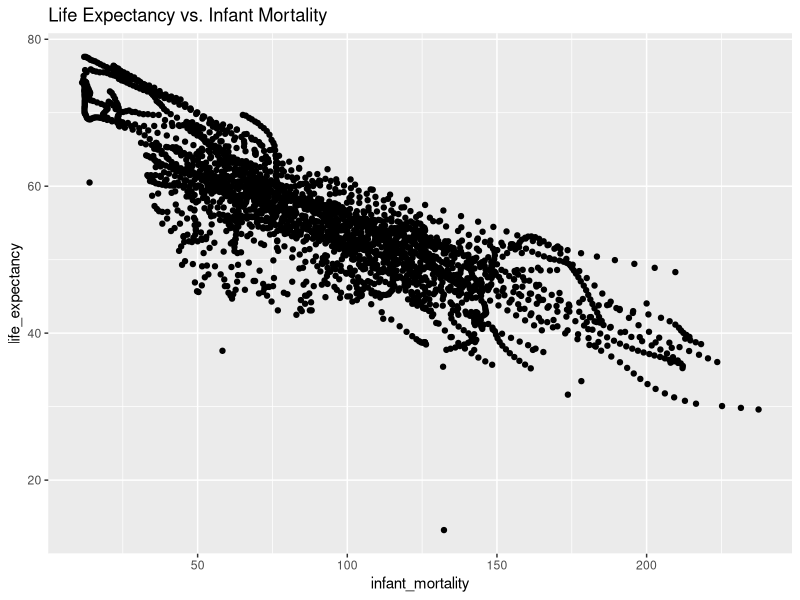
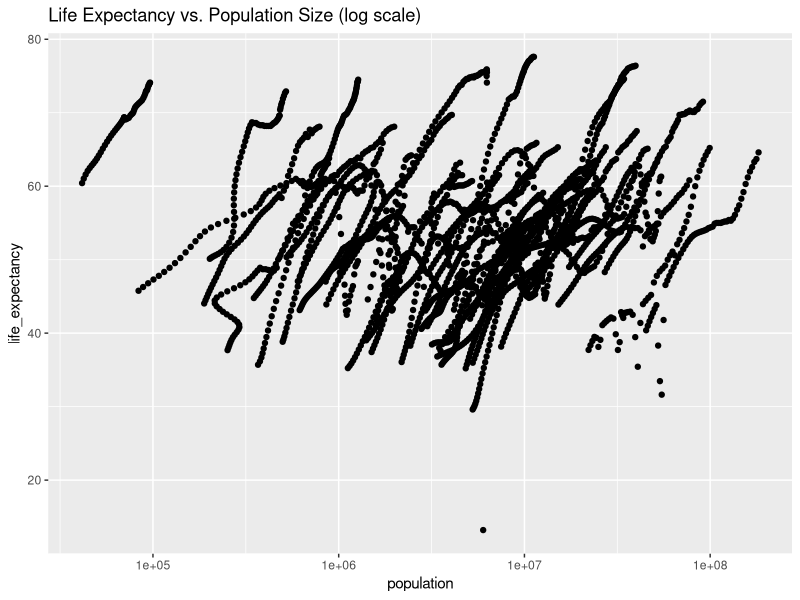
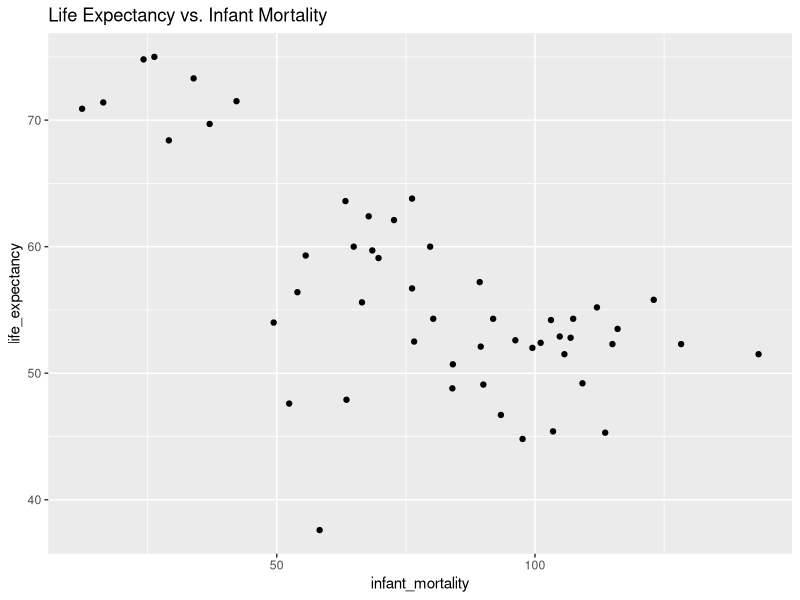
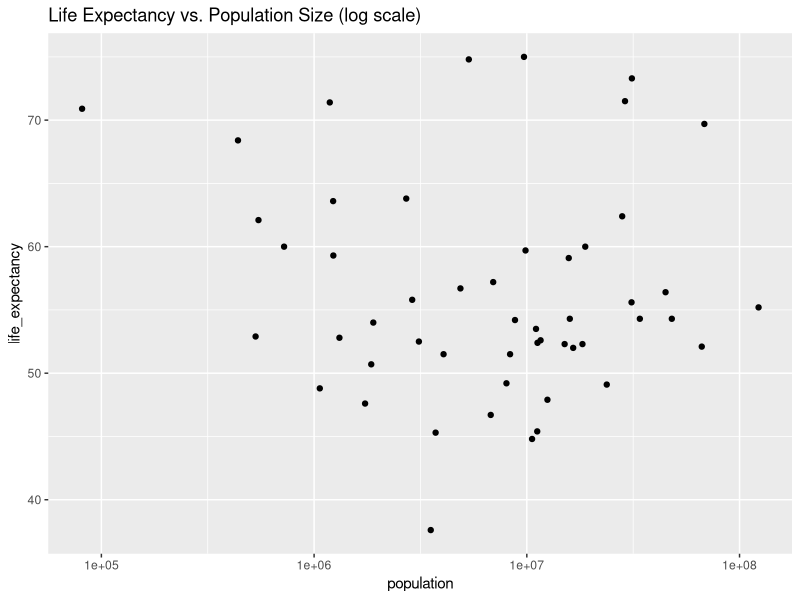

These charts were generated, in order, by the following R code:
## ---- chunk 1
#load dslabs package and tidyverse
library(dslabs)
library(tidyverse)
#look at help file for gapminder data
help(gapminder)
#get an overview of data structure
str(gapminder)
#get a summary of data 
summary(gapminder)
#determine the type of object gapminder is
class(gapminder)
## ---- chunk 2
#create the object with only African countries
african_countries <- gapminder[gapminder$continent == "Africa", ]
#check the structure and summary
str(african_countries)
summary(african_countries)
## ---- chunk 3
#create the object with only population and life expectancy data
african_countries_pop_life <- african_countries[, c("population", "life_expectancy")]
#create the object with only infant mortality and life expectancy data
african_countries_infant_life <- african_countries[, c("infant_mortality", "life_expectancy")]

## ---- chunk 4
#look at the structure and summary of the first object
str(african_countries_pop_life)
summary(african_countries_pop_life)
#do the same for the second object
str(african_countries_infant_life)
summary(african_countries_infant_life)
## ---- chunk 5
#load ggplot2 to create better plots
library(ggplot2)

# Plot 1: Life expectancy vs. Infant mortality. lab() creates titles for the graph.
ggplot(african_countries_infant_life, aes(x = infant_mortality, y = life_expectancy)) +
  geom_point() +
  labs(title = "Life Expectancy vs. Infant Mortality")

# Plot 2: Life expectancy vs. Population size.
#scale_x_log10 puts the x axis (population) on a log scale.
ggplot(african_countries_pop_life, aes(x = population, y = life_expectancy)) +
  geom_point() +
  scale_x_log10() +
  labs(title = "Life Expectancy vs. Population Size (log scale)")

## ---- chunk 6
#find which years have missing data for infant mortality. 
#is.na() identifies which rows have na as their value
#select() shows us the years that are associated with these rows.
african_countries %>%
  filter(is.na(infant_mortality)) %>%
  select(year)

## ---- chunk 7
#create an object with only data from 2000
african_countries_2000 <- african_countries[african_countries$year == 2000, ]

## ---- chunk 8
# Plot 3: Life expectancy vs. Infant mortality.
ggplot(african_countries_2000, aes(x = infant_mortality, y = life_expectancy)) +
  geom_point() +
  labs(title = "Life Expectancy vs. Infant Mortality")

# Plot 4: Life expectancy vs. Population size. 
ggplot(african_countries_2000, aes(x = population, y = life_expectancy)) +
  geom_point() +
  scale_x_log10() +
  labs(title = "Life Expectancy vs. Population Size (log scale)")
## ---- chunk 9
#Table 1: fit life expectancy as a function of infant mortality. 
#lm() creates a linear model for the specified variables from a given dataset.
fit1 <- lm(life_expectancy ~ infant_mortality, african_countries_2000)
#print results to screen
summary(fit1)
#Table 2: fit life expectancy as a function of population size
fit2 <- lm(life_expectancy ~ population, african_countries_2000)
#print results to screen
summary(fit2)
